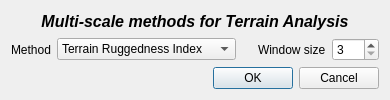
<?xml version="1.0" encoding="UTF-8"?>
<ui version="4.0">
 <class>MultiscaleDialog</class>
 <widget class="QDialog" name="MultiscaleDialog">
  <property name="windowTitle">
   <string>Multiscale</string>
  </property>
  <layout class="QVBoxLayout" name="vlayMain">
   <item>
    <widget class="QLabel" name="lbl_title">
     <property name="font">
      <font>
       <pointsize>12</pointsize>
       <bold>true</bold>
       <italic>true</italic>
      </font>
     </property>
     <property name="text">
      <string>Multi-scale methods for Terrain Analysis</string>
     </property>
     <property name="alignment">
      <set>Qt::AlignCenter</set>
     </property>
    </widget>
   </item>
   <item>
    <layout class="QHBoxLayout" name="hlayControls">
     <item>
      <widget class="QLabel" name="lbl_method">
       <property name="text">
        <string>Method</string>
       </property>
      </widget>
     </item>
     <item>
      <widget class="QComboBox" name="cb_method">
       <property name="toolTip">
        <string>Select one method</string>
       </property>
       <property name="sizePolicy">
        <sizepolicy hsizetype="Expanding" vsizetype="Fixed">
         <horstretch>1</horstretch>
         <verstretch>0</verstretch>
        </sizepolicy>
       </property>
       <item><property name="text"><string>Terrain Ruggedness Index</string></property></item>
       <item><property name="text"><string>Topographic Position Index</string></property></item>
       <item><property name="text"><string>Roughness (aka Range)</string></property></item>
       <item><property name="text"><string>Mean</string></property></item>
       <item><property name="text"><string>Min</string></property></item>
       <item><property name="text"><string>Max</string></property></item>
       <item><property name="text"><string>Slope</string></property></item>
       <item><property name="text"><string>Aspect</string></property></item>
       <item><property name="text"><string>RMS</string></property></item>
       <item><property name="text"><string>Trend</string></property></item>
       <item><property name="text"><string>Residue</string></property></item>
       <item><property name="text"><string>RMS of Residue</string></property></item>
       <item><property name="text"><string>AGC (Full Amp)</string></property></item>
       <item><property name="text"><string>AGC (Local Amp)</string></property></item>
      </widget>
     </item>
     <item>
      <spacer name="spc_controls">
       <property name="orientation">
        <enum>Qt::Horizontal</enum>
       </property>
       <property name="sizeType">
        <enum>QSizePolicy::Fixed</enum>
       </property>
       <property name="sizeHint" stdset="0">
        <size>
         <width>16</width>
         <height>1</height>
        </size>
       </property>
      </spacer>
     </item>
     <item>
      <widget class="QLabel" name="lbl_win">
       <property name="text">
        <string>Window size</string>
       </property>
       <property name="toolTip">
        <string>Width of the rectangular neighborhood (MUST be an odd number)</string>
       </property>
      </widget>
     </item>
     <item>
      <widget class="QSpinBox" name="sb_win">
       <property name="toolTip">
        <string>Width of the rectangular neighborhood (MUST be an odd number)</string>
       </property>
       <property name="minimum">
        <number>3</number>
       </property>
       <property name="maximum">
        <number>999</number>
       </property>
       <property name="singleStep">
        <number>2</number>
       </property>
       <property name="value">
        <number>3</number>
       </property>
      </widget>
     </item>
    </layout>
   </item>
   <item>
    <widget class="QDialogButtonBox" name="buttonBox">
     <property name="orientation">
      <enum>Qt::Horizontal</enum>
     </property>
     <property name="standardButtons">
      <set>QDialogButtonBox::Cancel|QDialogButtonBox::Ok</set>
     </property>
    </widget>
   </item>
  </layout>
 </widget>
 <resources/>
 <connections/>
</ui>
